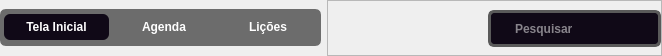
            <widget class="QWidget" name="btns_principais_do_dashboard" native="true">
             <property name="sizePolicy">
              <sizepolicy hsizetype="Expanding" vsizetype="Expanding">
               <horstretch>0</horstretch>
               <verstretch>0</verstretch>
              </sizepolicy>
             </property>
             <property name="minimumSize">
              <size>
               <width>200</width>
               <height>56</height>
              </size>
             </property>
             <property name="maximumSize">
              <size>
               <width>16777215</width>
               <height>56</height>
              </size>
             </property>
             <property name="styleSheet">
              <string notr="true">QPushButton{


 background-color: rgb(91, 91, 91);
}</string>
             </property>
             <layout class="QHBoxLayout" name="horizontalLayout_32">
              <property name="leftMargin">
               <number>0</number>
              </property>
              <property name="topMargin">
               <number>0</number>
              </property>
              <property name="rightMargin">
               <number>0</number>
              </property>
              <property name="bottomMargin">
               <number>0</number>
              </property>
              <item>
               <widget class="QFrame" name="frame_btns">
                <property name="sizePolicy">
                 <sizepolicy hsizetype="Fixed" vsizetype="Fixed">
                  <horstretch>0</horstretch>
                  <verstretch>0</verstretch>
                 </sizepolicy>
                </property>
                <property name="minimumSize">
                 <size>
                  <width>180</width>
                  <height>37</height>
                 </size>
                </property>
                <property name="styleSheet">
                 <string notr="true">QFrame{

border: 4px solid #6c6c6c;
}
QFrame{
background-color: rgb(108, 108, 108);
border-radius: 6px;
}
QPushButton {


	font: 75 10pt &quot;Inter 18pt&quot;;
	font-weight: bold;
    background-color: #6c6c6c;
    color: white;
    padding: 6px 22px;
    border-radius: 6px;
    border: none;
    min-width: 54px;   /* largura mínima */
}
QPushButton:hover {
    background-color: #4a4a4a;
}
QPushButton:checked {
    background-color: #100917;

}
</string>
                </property>
                <property name="frameShape">
                 <enum>QFrame::StyledPanel</enum>
                </property>
                <property name="frameShadow">
                 <enum>QFrame::Raised</enum>
                </property>
                <layout class="QHBoxLayout" name="horizontalLayout_33">
                 <property name="spacing">
                  <number>6</number>
                 </property>
                 <property name="leftMargin">
                  <number>0</number>
                 </property>
                 <property name="topMargin">
                  <number>0</number>
                 </property>
                 <property name="rightMargin">
                  <number>0</number>
                 </property>
                 <property name="bottomMargin">
                  <number>0</number>
                 </property>
                 <item>
                  <widget class="QPushButton" name="btn_rendimento_do_dash">
                   <property name="sizePolicy">
                    <sizepolicy hsizetype="Fixed" vsizetype="Fixed">
                     <horstretch>0</horstretch>
                     <verstretch>0</verstretch>
                    </sizepolicy>
                   </property>
                   <property name="minimumSize">
                    <size>
                     <width>98</width>
                     <height>0</height>
                    </size>
                   </property>
                   <property name="cursor">
                    <cursorShape>PointingHandCursor</cursorShape>
                   </property>
                   <property name="text">
                    <string>Tela Inicial</string>
                   </property>
                   <property name="checkable">
                    <bool>true</bool>
                   </property>
                   <property name="checked">
                    <bool>true</bool>
                   </property>
                   <attribute name="buttonGroup">
                    <string notr="true">rendimen_func_calen</string>
                   </attribute>
                  </widget>
                 </item>
                 <item>
                  <widget class="QPushButton" name="btn_calendario_do_dash">
                   <property name="sizePolicy">
                    <sizepolicy hsizetype="Fixed" vsizetype="Fixed">
                     <horstretch>100</horstretch>
                     <verstretch>0</verstretch>
                    </sizepolicy>
                   </property>
                   <property name="minimumSize">
                    <size>
                     <width>98</width>
                     <height>0</height>
                    </size>
                   </property>
                   <property name="cursor">
                    <cursorShape>PointingHandCursor</cursorShape>
                   </property>
                   <property name="text">
                    <string>Agenda</string>
                   </property>
                   <property name="shortcut">
                    <string/>
                   </property>
                   <property name="checkable">
                    <bool>true</bool>
                   </property>
                   <attribute name="buttonGroup">
                    <string notr="true">rendimen_func_calen</string>
                   </attribute>
                  </widget>
                 </item>
                 <item>
                  <widget class="QPushButton" name="pushButton">
                   <property name="minimumSize">
                    <size>
                     <width>98</width>
                     <height>0</height>
                    </size>
                   </property>
                   <property name="cursor">
                    <cursorShape>PointingHandCursor</cursorShape>
                   </property>
                   <property name="text">
                    <string>Lições</string>
                   </property>
                   <property name="checkable">
                    <bool>true</bool>
                   </property>
                   <attribute name="buttonGroup">
                    <string notr="true">rendimen_func_calen</string>
                   </attribute>
                  </widget>
                 </item>
                </layout>
               </widget>
              </item>
              <item alignment="Qt::AlignRight">
               <widget class="QFrame" name="frame_pesquisa">
                <property name="sizePolicy">
                 <sizepolicy hsizetype="Expanding" vsizetype="Expanding">
                  <horstretch>0</horstretch>
                  <verstretch>0</verstretch>
                 </sizepolicy>
                </property>
                <property name="styleSheet">
                 <string notr="true">
QLineEdit {
	font: 75 10pt &quot;Inter 18pt&quot;;
	font-weight: bold;
	font-color: rgb(255, 255, 255);
    background-color: #100917;
    color: white;
    padding: 6px 22px;
    border-radius: 6px;
    border: 3px solid #5a5a5a;
    min-width: 110px;   /* largura mínima */
}
QLineEdit:hover {
    background-color: #4a4a4a;
}
QLineEdit:checked {
    background-color: #100917;
    font-weight: bold;
}
</string>
                </property>
                <property name="frameShape">
                 <enum>QFrame::StyledPanel</enum>
                </property>
                <property name="frameShadow">
                 <enum>QFrame::Raised</enum>
                </property>
                <layout class="QHBoxLayout" name="horizontalLayout_34">
                 <property name="leftMargin">
                  <number>160</number>
                 </property>
                 <property name="rightMargin">
                  <number>0</number>
                 </property>
                 <item>
                  <widget class="QLineEdit" name="lineedit_campo_pesquisa">
                   <property name="sizePolicy">
                    <sizepolicy hsizetype="Expanding" vsizetype="Expanding">
                     <horstretch>0</horstretch>
                     <verstretch>0</verstretch>
                    </sizepolicy>
                   </property>
                   <property name="minimumSize">
                    <size>
                     <width>160</width>
                     <height>37</height>
                    </size>
                   </property>
                   <property name="maximumSize">
                    <size>
                     <width>200</width>
                     <height>16777215</height>
                    </size>
                   </property>
                   <property name="styleSheet">
                    <string notr="true"/>
                   </property>
                   <property name="placeholderText">
                    <string>Pesquisar</string>
                   </property>
                  </widget>
                 </item>
                </layout>
               </widget>
              </item>
             </layout>
            </widget>
